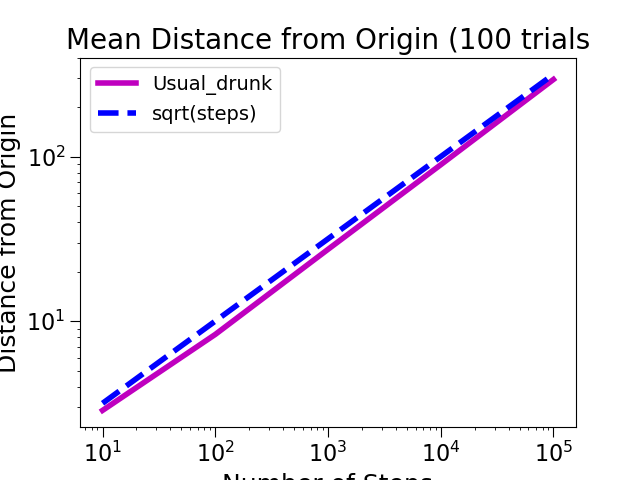

Reproduce this figure in Python.
import random
import matplotlib.pyplot as plt

#set line width
plt.rcParams['lines.linewidth'] = 4
#set font size for titles 
plt.rcParams['axes.titlesize'] = 20
#set font size for labels on axes
plt.rcParams['axes.labelsize'] = 18
#set size of numbers on x-axis
plt.rcParams['xtick.labelsize'] = 16
#set size of numbers on y-axis
plt.rcParams['ytick.labelsize'] = 16
#set size of ticks on x-axis
plt.rcParams['xtick.major.size'] = 7
#set size of ticks on y-axis
plt.rcParams['ytick.major.size'] = 7
#set size of markers, e.g., circles representing points
plt.rcParams['lines.markersize'] = 10
#set number of times marker is shown when displaying legend
plt.rcParams['legend.numpoints'] = 1
#Set size of type in legend
plt.rcParams['legend.fontsize'] = 14

class Location(object):
    def __init__(self, x, y):
        """x and y are numbers"""
        self._x, self._y = x, y
    def move(self, delta_x, delta_y):
        """delta_x and delta_y are numbers"""
        return Location(self._x + delta_x, self._y + delta_y)

    def get_x(self):
        return self._x

    def get_y(self):
        return self._y

    def dist_from(self, other):
        ox, oy = other._x, other._y
        x_dist, y_dist = self._x - ox, self._y - oy
        return (x_dist**2 + y_dist**2)**0.5

    def __str__(self):
        return f'<{self._x}, {self._y}>'

class Field(object):
    def __init__(self):
        self._drunks = {}
        
    def add_drunk(self, drunk, loc):
        if drunk in self._drunks:
            raise ValueError('Duplicate drunk')
        else:
            self._drunks[drunk] = loc
            
    def move_drunk(self, drunk):
        if drunk not in self._drunks:
            raise ValueError('Drunk not in field')
        x_dist, y_dist = drunk.take_step()
        current_location = self._drunks[drunk]
        #use move method of Location to get new location
        self._drunks[drunk] = current_location.move(x_dist, y_dist)
        
    def get_loc(self, drunk):
        if drunk not in self._drunks:
            raise ValueError('Drunk not in field')
        return self._drunks[drunk]

# # Figure 16-3 from page 327        
class Drunk(object):
    def __init__(self, name = None):
        """Assumes name is a str"""
        self._name = name

    def __str__(self):
        if self != None:
            return self._name
        return 'Anonymous'

class Usual_drunk(Drunk):
    def take_step(self):
        step_choices = [(0,1), (0,-1), (1, 0), (-1, 0)]
        return random.choice(step_choices)
        return random.choice(step_choices)

# # Figure 16-4 from page 328  
def walk(f, d, num_steps):
    """Assumes: f a Field, d a Drunk in f, and num_steps an int >= 0.
       Moves d num_steps times; returns the distance between the
       final location and the location at the start of the  walk."""
    start = f.get_loc(d)
    for s in range(num_steps):
        f.move_drunk(d)
    return start.dist_from(f.get_loc(d))

def drunk_test(walk_lengths, num_trials, d_class):
    """Assumes walk_lengths a sequence of ints >= 0
         num_trials an int > 0, d_class a subclass of Drunk
       For each number of steps in walk_lengths, runs sim_walks with
         num_trials walks and prints results"""
    for num_steps in walk_lengths:
        distances = sim_walks(num_steps, num_trials, d_class)
        print(d_class.__name__, 'walk of', num_steps, 'steps: Mean =',
              f'{sum(distances)/len(distances):.3f}, Max =',
              f'{max(distances)}, Min = {min(distances)}')


def sim_walks(num_steps, num_trials, d_class):
    """Assumes num_steps an int >= 0, num_trials an int > 0,
          d_class a subclass of Drunk
        Simulates num_trials walks of num_steps steps each.
        Returns a list of the final distances for each trial"""
    Homer = d_class()
    origin = Location(0, 0)
    distances = []
    for t in range(num_trials):
        f = Field()
        f.add_drunk(Homer, origin)
        distances.append(round(walk(f, Homer, num_steps), 1))
    return distances

def sim_all(drunk_kinds, walk_lengths, num_trials):
    for d_class in drunk_kinds:
        drunk_test(walk_lengths, num_trials, d_class)


class style_iterator(object):
    def __init__(self, styles):
        self.index = 0
        self.styles = styles

    def next_style(self):
        result = self.styles[self.index]
        if self.index == len(self.styles) - 1:
            self.index = 0
        else:
            self.index += 1
        return result


def sim_drunk(num_trials, d_class, walk_lengths):
    meanDistances = []
    for num_steps in walk_lengths:
        print('Starting simulation of', num_steps, 'steps')
        trials = sim_walks(num_steps, num_trials, d_class)
        mean = sum(trials)/len(trials)
        meanDistances.append(mean)
    return meanDistances

def sim_all_plot(drunk_kinds, walk_lengths, num_trials):
    style_choice = style_iterator(('m-', 'r:', 'k-.'))
    for d_class in drunk_kinds:
        cur_style = style_choice.next_style()
        print('Starting simulation of', d_class.__name__)
        means = sim_drunk(num_trials, d_class, walk_lengths)
        plt.plot(walk_lengths, means, cur_style,
                   label = d_class.__name__)
    plt.title(f'Mean Distance from Origin ({num_trials} trials')
    plt.xlabel('Number of Steps')
    plt.ylabel('Distance from Origin')
    plt.legend(loc = 'best')
    plt.semilogx()
    plt.semilogy()
   
def get_final_locs(num_steps, num_trials, d_class):
    locs = []
    d = d_class()
    for t in range(num_trials):
        f = Field()
        f.add_drunk(d, Location(0, 0))
        for s in range(num_steps):
            f.move_drunk(d)
        locs.append(f.get_loc(d))
    return locs

def plot_locs(drunk_kinds, num_steps, num_trials):
    style_choice = style_iterator(('k+', 'r^', 'mo'))
    for d_class in drunk_kinds:
        locs = get_final_locs(num_steps, num_trials, d_class)
        x_vals, y_vals = [], []
        for loc in locs:
            x_vals.append(loc.get_x())
            y_vals.append(loc.get_y())
        meanX = sum(x_vals)/len(x_vals)
        meanY = sum(y_vals)/len(y_vals)
        cur_style = style_choice.next_style()
        plt.plot(x_vals, y_vals, cur_style,
                 label = (f'{d_class.__name__} mean loc. = <' +
                         f'{meanX}, {meanY}>'))
    plt.title(f'Location at End of Walks ({num_steps} steps)')
    plt.xlabel('Steps East/West of Origin')
    plt.ylabel('Steps North/South of Origin')
    plt.legend(loc = 'best')


def trace_walk(drunk_kinds, num_steps):
    style_choice = style_iterator(('k+', 'r^', 'mo'))
    f = Field()
    for d_class in drunk_kinds:
        d = d_class()
        f.add_drunk(d, Location(0, 0))
        locs = []
        for s in range(num_steps):
            f.move_drunk(d)
            locs.append(f.get_loc(d))
        x_vals, y_vals = [], []
        for loc in locs:
            x_vals.append(loc.get_x())
            y_vals.append(loc.get_y())
        cur_style = style_choice.next_style()
        plt.plot(x_vals, y_vals, cur_style,
                   label = d_class.__name__)
    plt.title('Spots Visited on Walk ('
                + str(num_steps) + ' steps)')
    plt.xlabel('Steps East/West of Origin')
    plt.ylabel('Steps North/South of Origin')
    plt.legend(loc = 'best')


class Odd_field(Field):
    def __init__(self, numHoles, x_range, y_range):
        Field.__init__(self)
        self._wormholes = {}
        for w in range(numHoles):
            x = random.randint(-x_range, x_range)
            y = random.randint(-y_range, y_range)
            newX = random.randint(-x_range, x_range)
            newY = random.randint(-y_range, y_range)
            newLoc = Location(newX, newY)
            self._wormholes[(x, y)] = newLoc

    def move_drunk(self, drunk):
        Field.move_drunk(self, drunk)
        x = self._drunks[drunk].get_x()
        y = self._drunks[drunk].get_y()
        if (x, y) in self._wormholes:
            self._drunks[drunk] = self._wormholes[(x, y)]
            
random.seed(0)

plt.figure()
random.seed(0)
step_list = [10, 100, 1000, 10000, 100000]
drunk_list = [Usual_drunk]
sim_all_plot(drunk_list, step_list, 100)
y_vals = []
for i in step_list:
    y_vals.append(i**0.5)
plt.plot(step_list, y_vals, '--b', label = 'sqrt(steps)')
plt.legend(loc = 'best')
plt.savefig('351a.png', dpi='figure', pad_inches=0.1,
       )